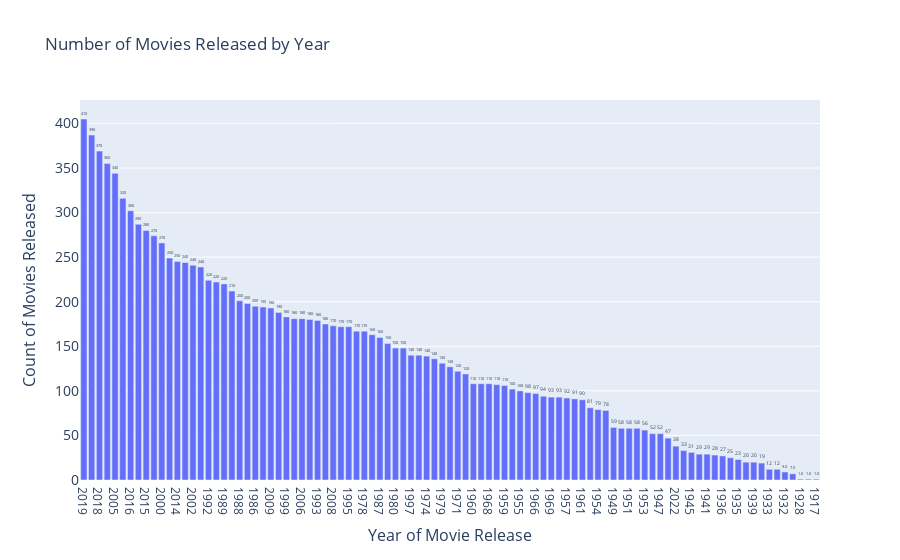

Notebook code for this chart:
### Markdown cell above
## Number of popular movies released each year

### Code cell
# Calculate the number of movies released by year
year_count = data['Year'].value_counts().reset_index()
year_count.columns = ['Year', 'Count']

# Create the bar plot
fig = px.bar(year_count, x='Year', y='Count', text='Count', title='Number of Movies Released by Year')
fig.update_traces(texttemplate='%{text:.2s}', textposition='outside')
fig.update_layout(
    xaxis=dict(title='Year of Movie Release', titlefont_size=16),
    yaxis=dict(title='Count of Movies Released', titlefont_size=16, tickfont_size=14)
)
fig.show()

### Figure 1 — Plotly figure (JSON) as saved in the notebook; plotly's stock layout.template omitted (floating-point values rounded to 4 significant figures)
{"data": [{"alignmentgroup": "True", "hovertemplate": "Year=%{x}<br>Count=%{text}<extra></extra>", "legendgroup": "", "marker": {"color": "#636efa", "pattern": {"shape": ""}}, "name": "", "offsetgroup": "", "orientation": "v", "showlegend": false, "text": [405, 387, 369, 355, 344, 316, 302, 287, 280, 274, 266, 249, 245, 244, 241, 239, 224, 222, 220, 212, 201, 198, 195, 194, 193, 188, 183, 181, 181, 180, 179, 175, 173, 172, 172, 167, 167, 163, 160, 153, 148, 148, 140, 140, 139, 136, 131, 127, 122, 119, 108, 108, 108, 107, 106, 102, 100, 98, 97, 94, 93, 93, 92, 91, 90, 81, 79, 78, 59, 58, 58, 58, 56, 52, 52, 47, 38, 33, 31, 29, 29, 28, 27, 25, 23, 20, 20, 19, 12, 12, 9, 7, 1, 1, 1], "textposition": "outside", "texttemplate": "%{text:.2s}", "type": "bar", "x": ["2019", "2021", "2018", "2017", "2005", "2020", "2016", "2004", "2015", "2001", "2000", "2013", "2014", "2003", "2002", "1991", "1992", "2012", "1989", "1990", "1988", "2011", "1986", "2010", "2009", "1985", "1999", "1982", "2006", "2007", "1993", "1984", "2008", "1994", "1995", "1981", "1978", "1998", "1987", "1996", "1980", "1983", "1997", "1972", "1974", "1977", "1979", "1973", "1971", "1975", "1960", "1976", "1968", "1970", "1959", "1958", "1955", "1956", "1966", "1964", "1969", "1965", "1957", "1962", "1961", "1967", "1954", "1963", "1949", "1952", "1951", "1950", "1953", "1948", "1947", "1946", "2022", "1944", "1945", "1943", "1941", "1940", "1936", "1942", "1935", "1938", "1939", "1937", "1933", "1934", "1932", "1931", "1928", "1922", "1917"], "xaxis": "x", "y": [405, 387, 369, 355, 344, 316, 302, 287, 280, 274, 266, 249, 245, 244, 241, 239, 224, 222, 220, 212, 201, 198, 195, 194, 193, 188, 183, 181, 181, 180, 179, 175, 173, 172, 172, 167, 167, 163, 160, 153, 148, 148, 140, 140, 139, 136, 131, 127, 122, 119, 108, 108, 108, 107, 106, 102, 100, 98, 97, 94, 93, 93, 92, 91, 90, 81, 79, 78, 59, 58, 58, 58, 56, 52, 52, 47, 38, 33, 31, 29, 29, 28, 27, 25, 23, 20, 20, 19, 12, 12, 9, 7, 1, 1, 1], "yaxis": "y"}], "layout": {"barmode": "relative", "legend": {"tracegroupgap": 0}, "title": {"text": "Number of Movies Released by Year"}, "xaxis": {"anchor": "y", "domain": [0, 1], "title": {"font": {"size": 16}, "text": "Year of Movie Release"}}, "yaxis": {"anchor": "x", "domain": [0, 1], "tickfont": {"size": 14}, "title": {"font": {"size": 16}, "text": "Count of Movies Released"}}}}
